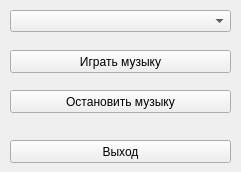
<?xml version="1.0" encoding="UTF-8"?>
<ui version="4.0">
 <class>MainWindow</class>
 <widget class="QMainWindow" name="MainWindow">
  <property name="windowModality">
   <enum>Qt::ApplicationModal</enum>
  </property>
  <property name="geometry">
   <rect>
    <x>0</x>
    <y>0</y>
    <width>241</width>
    <height>172</height>
   </rect>
  </property>
  <property name="sizePolicy">
   <sizepolicy hsizetype="Expanding" vsizetype="Expanding">
    <horstretch>0</horstretch>
    <verstretch>0</verstretch>
   </sizepolicy>
  </property>
  <property name="windowTitle">
   <string>TestPyQt</string>
  </property>
  <widget class="QWidget" name="centralwidget">
   <property name="sizePolicy">
    <sizepolicy hsizetype="Maximum" vsizetype="Maximum">
     <horstretch>0</horstretch>
     <verstretch>0</verstretch>
    </sizepolicy>
   </property>
   <property name="minimumSize">
    <size>
     <width>241</width>
     <height>172</height>
    </size>
   </property>
   <property name="maximumSize">
    <size>
     <width>241</width>
     <height>172</height>
    </size>
   </property>
   <widget class="QPushButton" name="pushButton_1">
    <property name="geometry">
     <rect>
      <x>10</x>
      <y>50</y>
      <width>221</width>
      <height>23</height>
     </rect>
    </property>
    <property name="sizePolicy">
     <sizepolicy hsizetype="Expanding" vsizetype="Expanding">
      <horstretch>0</horstretch>
      <verstretch>0</verstretch>
     </sizepolicy>
    </property>
    <property name="text">
     <string>Играть музыку</string>
    </property>
   </widget>
   <widget class="QPushButton" name="pushButton_2">
    <property name="geometry">
     <rect>
      <x>10</x>
      <y>90</y>
      <width>221</width>
      <height>23</height>
     </rect>
    </property>
    <property name="text">
     <string>Остановить музыку</string>
    </property>
   </widget>
   <widget class="QPushButton" name="pushButton_3">
    <property name="geometry">
     <rect>
      <x>10</x>
      <y>140</y>
      <width>221</width>
      <height>23</height>
     </rect>
    </property>
    <property name="text">
     <string>Выход</string>
    </property>
   </widget>
   <widget class="QComboBox" name="comboBox">
    <property name="geometry">
     <rect>
      <x>10</x>
      <y>10</y>
      <width>221</width>
      <height>22</height>
     </rect>
    </property>
    <property name="currentText">
     <string/>
    </property>
   </widget>
  </widget>
 </widget>
 <resources/>
 <connections/>
</ui>
